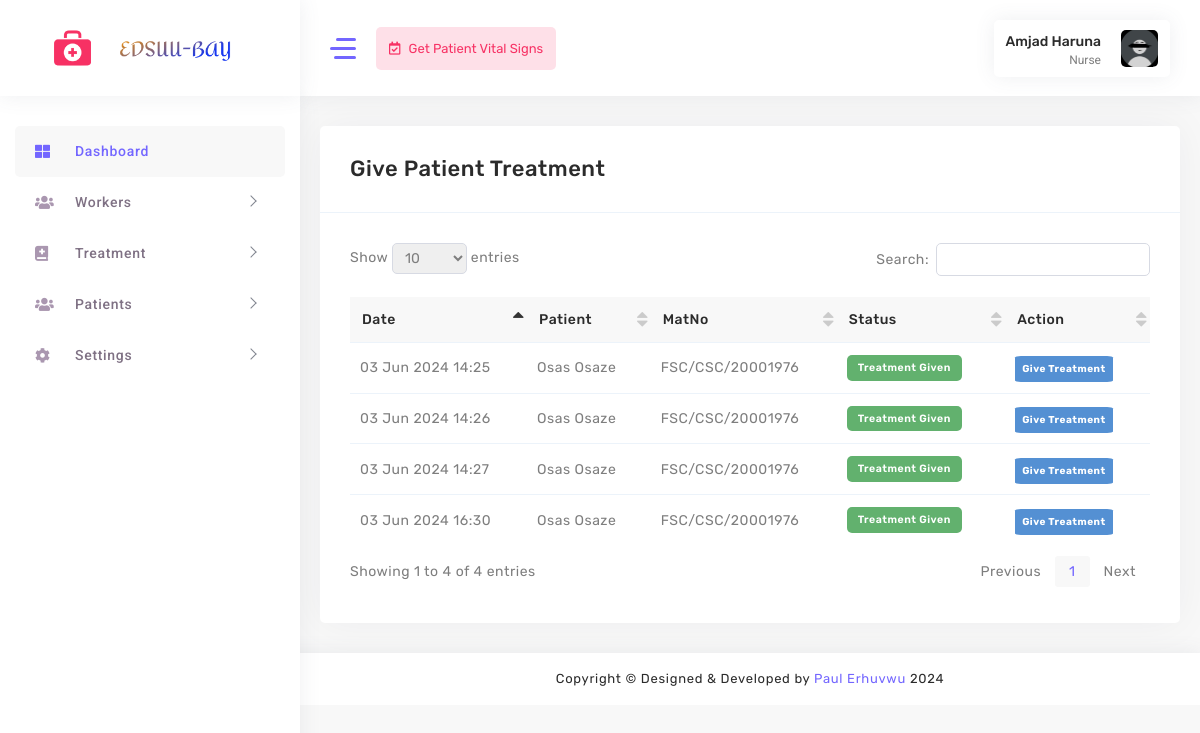
The page /nurse/give-treatment/ (signed in) on the database its author committed.
### accounts/models.py (models this page shows, shortened)
class UserProfile(models.Model):
    USER_ROLES = (
        ('nurse', 'Nurse'),
        ('doctor', 'Doctor'),
    )
    user = models.OneToOneField(User, on_delete=models.CASCADE)
    email = models.EmailField(max_length=30)
    role = models.CharField(max_length=20, choices=USER_ROLES)
    phone_number = models.CharField(max_length=15)
    profile_picture = models.ImageField(upload_to='profile_pictures', blank=True, null=True)
    bio = models.TextField(blank=True, null=True)
    address = models.TextField(blank=True, null=True)
    birthday = models.DateField(blank=True, null=True)

class Prescription(models.Model):
    doctor = models.ForeignKey(UserProfile, on_delete=models.CASCADE)
    patient = models.ForeignKey(PatientProfile, on_delete=models.CASCADE, related_name='prescriptions')  # Define related_name here
    symptoms = models.TextField()
    diagnosis = models.TextField()
    treatment = models.TextField()
    drugs = models.JSONField()  # [{'drug': 'Drug1', 'dosage': 'Dosage1'}, ...]
    tests = models.JSONField(blank=True, null=True)  # ['Test1', 'Test2', ...]
    created_at = models.DateTimeField(auto_now_add=True)
    updated_at = models.DateTimeField(auto_now=True)
    treatment_given = models.BooleanField(default=False)  # New field
    prescription_given = models.BooleanField(default=False)

class PatientProfile(models.Model):
    first_name = models.CharField(max_length=100)
    last_name = models.CharField(max_length=100)
    matriculation_number = models.CharField(max_length=20, unique=True)
    email = models.EmailField()
    mobile_no = models.CharField(max_length=11)
    birthday = models.DateField()
    marital_status = models.CharField(max_length=20, choices=[('Married', 'Married'), ('Unmarried', 'Unmarried')])
    sex = models.CharField(max_length=10, choices=[('Male', 'Male'), ('Female', 'Female')])
    blood_group = models.CharField(max_length=5, choices=[('A+', 'A+'), ('A-', 'A-'), ('B+', 'B+'), ('B-', 'B-'), ('O+', 'O+'), ('O-', 'O-'), ('AB+', 'AB+'), ('AB-', 'AB-')])
    genotype = models.CharField(max_length=2, choices=[('AA', 'AA'), ('AS', 'AS'), ('AC', 'AC'), ('SS', 'SS'), ('SC', 'SC')])
    address = models.TextField()
    patient_height = models.CharField(max_length=10)
    image = models.ImageField(upload_to='patients/', blank=True, null=True)
    mothers_number = models.CharField(max_length=11)
    fathers_number = models.CharField(max_length=11)

### accounts/views.py (the view)
# urls.py: path("nurse/give-treatment/", treatment, name='treatment'),
@login_required(login_url='/custom_login/')
@role_required('nurse')
def treatment(request):
    prescriptions = Prescription.objects.select_related('patient', 'doctor').all()
    return render(request, 'nurse/treatment.html', {'prescriptions': prescriptions})

### accounts/views.py (called while the page is built)
def role_required(role):
    def decorator(view_func):
        @wraps(view_func)
        def _wrapped_view(request, *args, **kwargs):
            if request.user.is_authenticated:
                user_profile = UserProfile.objects.get(user=request.user)
                if user_profile.role == role:
                    return view_func(request, *args, **kwargs)
                else:
                    return redirect('error404')  # Update 'error404' with your actual URL name for the error page
            else:
                return redirect('login')
        return _wrapped_view
    return decorator

### accounts/templates/nurse/treatment.html (shortened to what this page needs)
{% load static %}
<!DOCTYPE html>
<html lang="en">
<head>
    <link rel="stylesheet" href="{% static 'assets/main/css/fonts.css' %}">
    <link rel="stylesheet" href="{% static 'assets/main/css/style.css' %}">
</head>
<body>
    <div id="main-wrapper" class="show">
        <aside class="left-panel nicescroll-box">
            <nav class="navigation">
                <ul class="list-unstyled main-menu">
                    <li class="has-submenu active">
                        <a href="{% url 'homenurse' %}">
                            <i class="fas fa-th-large"></i>
                            <span class="nav-label">Dashboard</span>
                        </a>
                    </li>
                    <li class="has-submenu">
                        <a href="javascript:void()" class="has-arrow mm-collapsed">
                            <i class="fas fa-users"></i>
                            <span class="nav-label">Workers</span>
                        </a>
                    </li>
                    <li class="has-submenu">
                        <a href="javascript:void()" class="has-arrow mm-collapsed">
                            <i class="fas fa-book-medical"></i>
                            <span class="nav-label">Treatment</span>
                        </a>
                    </li>
                    <li class="has-submenu">
                        <a href="javascript:void()" class="has-arrow mm-collapsed">
                            <i class="fas fa-users"></i>
                            <span class="nav-label">Patients</span>
                        </a>
                    </li>
                    <li class="has-submenu">
                        <a href="javascript:void()" class="has-arrow mm-collapsed">
                            <i class="fas fa-cog"></i>
                            <span class="nav-label">Settings</span>
                        </a>
                    </li>
                </ul>
            </nav>
        </aside>
        <div class="nav-header">
            <div class="brand-logo">
                <a href="#"> <img class="logo-tabib" src="{% static 'assets/images/download.png' %}" alt=""></a>
                <a href="#"><img class="brand-title" src="{% static 'assets/images/logo.png' %}" alt=""></a>
            </div>
        </div>
        <div class="header">
            <header class="top-head container-fluid">
                <div class="nav-control">
                    <div class="hamburger">
                        <span class="line"></span><span class="line"></span><span class="line"></span>
                    </div>
                    <div class="left-header content-header__menu">
                        <ul class="list-unstyled">
                            <li class="nav-link btn">
                                <a href="{% url 'vitals' %}"><i class="far fa-calendar-check"></i> <span>Get Patient Vital Signs</span> </a>
                            </li>
                        </ul>
                    </div>
                </div>
                <div class="header-right">
                    <div class="my-account-wrapper widget-7">
                        <div class="account-wrapper">
                            <div class="account-control">
                                <a class="login header-profile" href="#" title="Sign in">
                                    <div class="header-info">
                                        <span style="text-transform: capitalize;">{{ user.get_full_name }}</span>
                                        <small>{{ user.userprofile.get_role_display }}</small>
                                    </div>
                                    <img src="{% if user.userprofile.profile_picture %}{{ user.userprofile.profile_picture.url }}{% else %}{% static 'assets/images/profile.jpg' %}{% endif %}" alt="Profile Picture">
                                </a>
                            </div>
                        </div>
                    </div>
                </div>
            </header>
        </div>
        <div class="content-body">
            <div class="warper container-fluid">
                <div class="new-patients main_container">
                    <div class="row">
                        <div class="col-md-12">
                            <div class="card shadow">
                                <div class="card-header">
                                    <h4 class="card-title">Give Patient Treatment</h4>
                                </div>
                                <div class="card-body">
                                    <div class="table-responsive">
                                        <table id="example1" class="display nowrap">
                                            <thead>
                                                <tr>
                                                    <th>Date</th>
                                                    <th>Patient</th>
                                                    <th>MatNo</th>
                                                    <th>Status</th>
                                                    <th>Action</th>
                                                </tr>
                                            </thead>
                                            <tbody>
                                                {% for prescription in prescriptions %}
                                                    <tr>
                                                        <td>{{ prescription.created_at|date:"d M Y H:i" }}</td>
                                                        <td style="text-transform: capitalize;">{{ prescription.patient.first_name }} {{ prescription.patient.last_name }}</td>
                                                        <td style="text-transform: uppercase;">{{ prescription.patient.matriculation_number }}</td>
                                                        <td class="text-start">
                                                            {% if prescription.treatment_given %}
                                                                <span class="badge badge-primary" style="background-color: #62b16e;">Treatment Given</span>
                                                            {% else %}
                                                                <span class="badge badge-secondary" style="background-color: #d9534f;">Treatment Not Given</span>
                                                            {% endif %}
                                                        </td>
                                                        <td>
                                                            <a href="{% url 'view_treatment' prescription.id %}" style="background-color: #5490d3; padding: 7px; border-radius: 6%; color: #fff; font-weight: bold; font-size: 10px;"> Give Treatment</a>
                                                        </td>
                                                    </tr>
                                                    {% endfor %}
                                            </tbody>
                                        </table>
                                    </div>
                                </div>
                            </div>
                        </div>
                    </div>
                </div>
            </div>
        </div>
        <div class="footer">
            <div class="copyright">
                <p class="mb-0">Copyright © Designed &amp; Developed by <a href="#" target="_blank">Paul Erhuvwu</a>
                    2024
                </p>
            </div>
        </div>
    </div>
</body>
</html>

### rows shown on the page
Prescription: created_at "03 Jun 2024 14:25", patient.first_name "Osas", patient.last_name "Osaze", patient.matriculation_number "FSC/CSC/20001976", treatment_given "Treatment Given"
Prescription: created_at "03 Jun 2024 14:26", patient.first_name "Osas", patient.last_name "Osaze", patient.matriculation_number "FSC/CSC/20001976", treatment_given "Treatment Given"
Prescription: created_at "03 Jun 2024 14:27", patient.first_name "Osas", patient.last_name "Osaze", patient.matriculation_number "FSC/CSC/20001976", treatment_given "Treatment Given"
Prescription: created_at "03 Jun 2024 16:30", patient.first_name "Osas", patient.last_name "Osaze", patient.matriculation_number "FSC/CSC/20001976", treatment_given "Treatment Given"

### other values the page prints
{{ user.get_full_name }} "Amjad Haruna"
{{ user.userprofile.get_role_display }} "Nurse"
